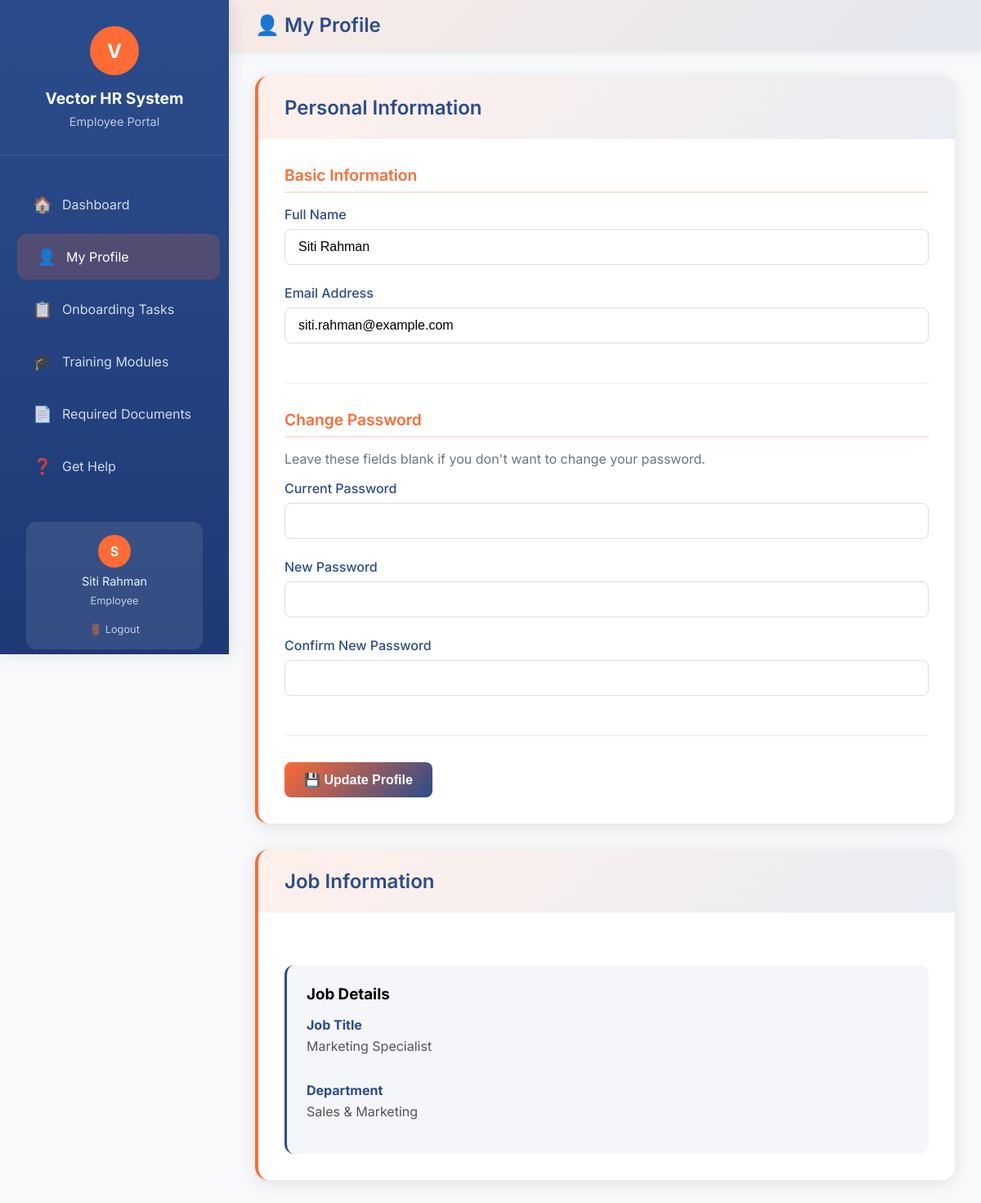
/employee-profile.php (signed in), run on the app's committed database.
### tables this page shows
CREATE TABLE `users` (
  `id` int(11) NOT NULL,
  `username` varchar(50) NOT NULL,
  `email` varchar(100) NOT NULL,
  `password` varchar(255) NOT NULL,
  `full_name` varchar(100) NOT NULL,
  `role` enum('hr','candidate','employee') NOT NULL,
  `status` enum('active','inactive') DEFAULT 'active',
  `created_at` timestamp NOT NULL DEFAULT current_timestamp(),
  `updated_at` timestamp NOT NULL DEFAULT current_timestamp() ON UPDATE current_timestamp(),
  `reset_token` varchar(64) DEFAULT NULL,
  `reset_expires` datetime DEFAULT NULL,
  `job_position_id` int(11) DEFAULT NULL,
  `department` varchar(50) DEFAULT 'ALL'
);

CREATE TABLE `job_positions` (
  `id` int(11) NOT NULL,
  `title` varchar(100) NOT NULL,
  `department` varchar(50) NOT NULL,
  `description` text DEFAULT NULL,
  `required_skills` text NOT NULL,
  `experience_level` enum('entry','mid','senior') DEFAULT 'mid',
  `status` enum('active','closed') DEFAULT 'active',
  `created_by` int(11) DEFAULT NULL,
  `created_at` timestamp NOT NULL DEFAULT current_timestamp()
);

### employee-profile.php (the view, shortened to what this page needs)
<?php
require_once 'includes/auth.php';
$user_info = [];
$job_position = [];
try {
    $stmt = $connection->prepare("SELECT * FROM users WHERE id = ?");
    $stmt->bind_param("i", $_SESSION['user_id']);
    $stmt->execute();
    $result = $stmt->get_result();
    if ($result->num_rows > 0) {
        $user_info = $result->fetch_assoc();
    } else {
        throw new Exception("User not found.");
    }
    $stmt = $connection->prepare("SELECT jp.title, jp.department FROM job_positions jp WHERE jp.id = ?");
    $stmt->bind_param("i", $user_info['job_position_id']);
    $stmt->execute();
    $result = $stmt->get_result();
    if ($result->num_rows > 0) {
        $job_position = $result->fetch_assoc();
    } else {
        throw new Exception("Job position not found.");
    }
} catch (Exception $e) {
    error_log("Error fetching profile data: " . $e->getMessage());
    $error = "Error loading profile data: " . $e->getMessage();
}
?>
<!DOCTYPE html>
<html lang="en">
<head>
</head>
<body>
    <div class="sidebar" id="sidebar">
        <div class="sidebar-brand">
            <div class="logo">V</div>
            <h3>Vector HR System</h3>
            <p>Employee Portal</p>
        </div>
        <ul class="sidebar-nav">
            <li>
                <a href="employee-dashboard.php" class="<?php echo basename($_SERVER['PHP_SELF']) == 'employee-dashboard.php' ? 'active' : ''; ?>">
                    <span class="icon">🏠</span>
                    <span>Dashboard</span>
                </a>
            </li>
            <li>
                <a href="employee-profile.php" class="<?php echo basename($_SERVER['PHP_SELF']) == 'employee-profile.php' ? 'active' : ''; ?>">
                    <span class="icon">👤</span>
                    <span>My Profile</span>
                </a>
            </li>
            <li>
                <a href="onboarding-tasks.php" class="<?php echo basename($_SERVER['PHP_SELF']) == 'onboarding-tasks.php' ? 'active' : ''; ?>">
                    <span class="icon">📋</span>
                    <span>Onboarding Tasks</span>
                </a>
            </li>
            <li>
                <a href="training-modules.php" class="<?php echo basename($_SERVER['PHP_SELF']) == 'training-modules.php' ? 'active' : ''; ?>">
                    <span class="icon">🎓</span>
                    <span>Training Modules</span>
                </a>
            </li>
            <li>
                <a href="required-documents.php" class="<?php echo basename($_SERVER['PHP_SELF']) == 'required-documents.php' ? 'active' : ''; ?>">
                    <span class="icon">📄</span>
                    <span>Required Documents</span>
                </a>
            </li>
            <li>
                <a href="get-help.php" class="<?php echo basename($_SERVER['PHP_SELF']) == 'get-help.php' ? 'active' : ''; ?>">
                    <span class="icon">❓</span>
                    <span>Get Help</span>
                </a>
            </li>
        </ul>
        <div class="sidebar-footer">
            <div class="user-profile">
                <div class="avatar"><?php echo substr($user_info['full_name'], 0, 1); ?></div>
                <div style="color: rgba(255,255,255,0.9); font-size: 0.9rem; margin-bottom: 0.5rem;">
                    <?php echo htmlspecialchars($user_info['full_name']); ?>
                </div>
                <div style="color: rgba(255,255,255,0.7); font-size: 0.8rem; margin-bottom: 1rem;">
                    Employee
                </div>
                <a href="logout.php" style="color: rgba(255,255,255,0.7); text-decoration: none; font-size: 0.8rem;">
                    🚪 Logout
                </a>
            </div>
        </div>
    </div>
    <div class="main-content">
        <div class="topbar">
            <h1 class="page-title">👤 My Profile</h1>
        </div>
        <div class="content-area">
            <div class="profile-card">
                <div class="profile-header">
                    <h2 class="profile-title">Personal Information</h2>
                </div>
                <div class="profile-body">
                    <form method="POST">
                        <div class="form-section">
                            <h3 class="form-section-title">Basic Information</h3>
                            <div class="form-group">
                                <label for="full_name">Full Name</label>
                                <input type="text" id="full_name" name="full_name" class="form-control"
                                    value="<?php echo htmlspecialchars($user_info['full_name'] ?? ''); ?>" required>
                            </div>
                            <div class="form-group">
                                <label for="email">Email Address</label>
                                <input type="email" id="email" name="email" class="form-control"
                                    value="<?php echo htmlspecialchars($user_info['email'] ?? ''); ?>" required>
                            </div>
                        </div>
                        <div class="form-section">
                            <h3 class="form-section-title">Change Password</h3>
                            <p style="color: #6c757d; margin-bottom: 1rem;">Leave these fields blank if you don't want to change your password.</p>
                            <div class="form-group">
                                <label for="current_password">Current Password</label>
                                <input type="password" id="current_password" name="current_password" class="form-control">
                            </div>
                            <div class="form-group">
                                <label for="new_password">New Password</label>
                                <input type="password" id="new_password" name="new_password" class="form-control">
                            </div>
                                                        <div class="form-group">
                                <label for="confirm_password">Confirm New Password</label>
                                <input type="password" id="confirm_password" name="confirm_password" class="form-control">
                            </div>
                        </div>
                        <button type="submit" name="update_profile" class="btn btn-primary">
                            💾 Update Profile
                        </button>
                    </form>
                </div>
            </div>
            <div class="profile-card">
                <div class="profile-header">
                    <h2 class="profile-title">Job Information</h2>
                </div>
                <div class="profile-body">
                    <div class="resume-data">
                        <h3>Job Details</h3>
                        <div class="data-item">
                            <strong>Job Title</strong>
                            <p><?php echo htmlspecialchars($job_position['title'] ?? 'Not assigned'); ?></p>
                        </div>
                        <div class="data-item">
                            <strong>Department</strong>
                            <p><?php echo htmlspecialchars($job_position['department'] ?? 'Not assigned'); ?></p>
                        </div>
                    </div>
                </div>
            </div>
        </div>
    </div>
</body>
</html>

### employee-profile.php (style rules this page uses)
:root { --primary-color: #FF6B35; --secondary-color: #2B4C8C; --kabel-gradient: linear-gradient(135deg, #FF6B35 0%, #2B4C8C 100%); --border-radius: 12px; }
* { margin: 0; padding: 0; box-sizing: border-box; }
body { font-family: 'Inter', sans-serif; background: #f8f9fa; display: flex; min-height: 100vh; }
.sidebar { width: 280px; background: linear-gradient(180deg, #2B4C8C 0%, #1e3a75 100%); padding: 2rem 0; box-shadow: 4px 0 20px rgba(0,0,0,0.1); position: fixed; height: 100vh; z-index: 1000; overflow-y: auto; display: flex; flex-direction: column; }
.sidebar-brand { text-align: center; padding: 0 2rem 2rem; border-bottom: 1px solid rgba(255,255,255,0.1); margin-bottom: 2rem; flex-shrink: 0; }
.sidebar-brand .logo { width: 60px; height: 60px; background: var(--primary-color); border-radius: 50%; margin: 0 auto 1rem; display: flex; align-items: center; justify-content: center; font-size: 1.5rem; font-weight: bold; color: white; }
.sidebar-brand h3 { color: white; font-size: 1.2rem; margin-bottom: 0.5rem; }
.sidebar-brand p { color: rgba(255,255,255,0.7); font-size: 0.9rem; }
.sidebar-nav { list-style: none; padding: 0 1rem; flex: 1; }
.sidebar-nav li { margin-bottom: 0.5rem; }
.sidebar-nav a { display: flex; align-items: center; padding: 1rem 1.5rem; color: rgba(255,255,255,0.8); text-decoration: none; border-radius: 12px; transition: all 0.3s ease; gap: 1rem; }
.sidebar-nav a:hover, .sidebar-nav a.active { background: rgba(255,107,53,0.2); color: white; transform: translateX(5px); }
.sidebar-nav .icon { font-size: 1.2rem; width: 20px; }
.sidebar-footer { margin-top: auto; padding: 2rem; }
.user-profile { background: rgba(255,255,255,0.1); padding: 1rem; border-radius: 12px; text-align: center; }
.user-profile .avatar { width: 40px; height: 40px; background: var(--primary-color); border-radius: 50%; margin: 0 auto 0.5rem; display: flex; align-items: center; justify-content: center; color: white; font-weight: bold; }
.main-content { margin-left: 280px; flex: 1; background: #f8f9fa; min-height: 100vh; }
.topbar { background: linear-gradient(135deg, rgba(255,107,53,0.1) 0%, rgba(43,76,140,0.1) 100%); padding: 1rem 2rem; box-shadow: 0 2px 10px rgba(0,0,0,0.1); display: flex; justify-content: space-between; align-items: center; }
.page-title { font-size: 1.5rem; font-weight: 600; color: var(--secondary-color); }
.content-area { padding: 2rem; }
.profile-card { background: white; border-radius: 16px; box-shadow: 0 4px 20px rgba(0,0,0,0.1); margin-bottom: 2rem; overflow: hidden; border-left: 4px solid var(--primary-color); }
.profile-header { padding: 1.5rem 2rem; background: linear-gradient(135deg, rgba(255,107,53,0.1) 0%, rgba(43,76,140,0.1) 100%); display: flex; justify-content: space-between; align-items: center; }
.profile-title { font-size: 1.5rem; font-weight: 600; color: var(--secondary-color); }
.profile-body { padding: 2rem; }
.resume-data { background: rgba(43, 76, 140, 0.05); padding: 1.5rem; border-radius: 12px; margin-top: 2rem; border-left: 3px solid var(--secondary-color); }
.data-item { margin-bottom: 1rem; padding-top: 1rem; }
.data-item strong { color: var(--secondary-color); display: block; margin-bottom: 0.25rem; }
.data-item p { color: #555; line-height: 1.5; }
.form-group { margin-bottom: 1.5rem; }
.form-group label { display: block; margin-bottom: 0.5rem; font-weight: 500; color: var(--secondary-color); }
.form-control { width: 100%; padding: 0.75rem 1rem; border: 1px solid #ddd; border-radius: 8px; font-size: 1rem; transition: border-color 0.3s ease; }
.form-section { margin-bottom: 2rem; padding-bottom: 1.5rem; border-bottom: 1px solid #eee; }
.form-section-title { font-size: 1.2rem; font-weight: 600; color: var(--primary-color); margin-bottom: 1rem; padding-bottom: 0.5rem; border-bottom: 2px solid rgba(255,107,53,0.2); }
.btn-primary { padding: 0.75rem 1.5rem; border: none; border-radius: 8px; font-size: 1rem; font-weight: 600; cursor: pointer; transition: all 0.3s ease; text-decoration: none; display: inline-block; text-align: center; background: var(--kabel-gradient); color: white; }

### data on the page
users: full_name "S", full_name "Siti Rahman", email "siti.rahman@example.com"
job_positions: title "Marketing Specialist", department "Sales & Marketing"
